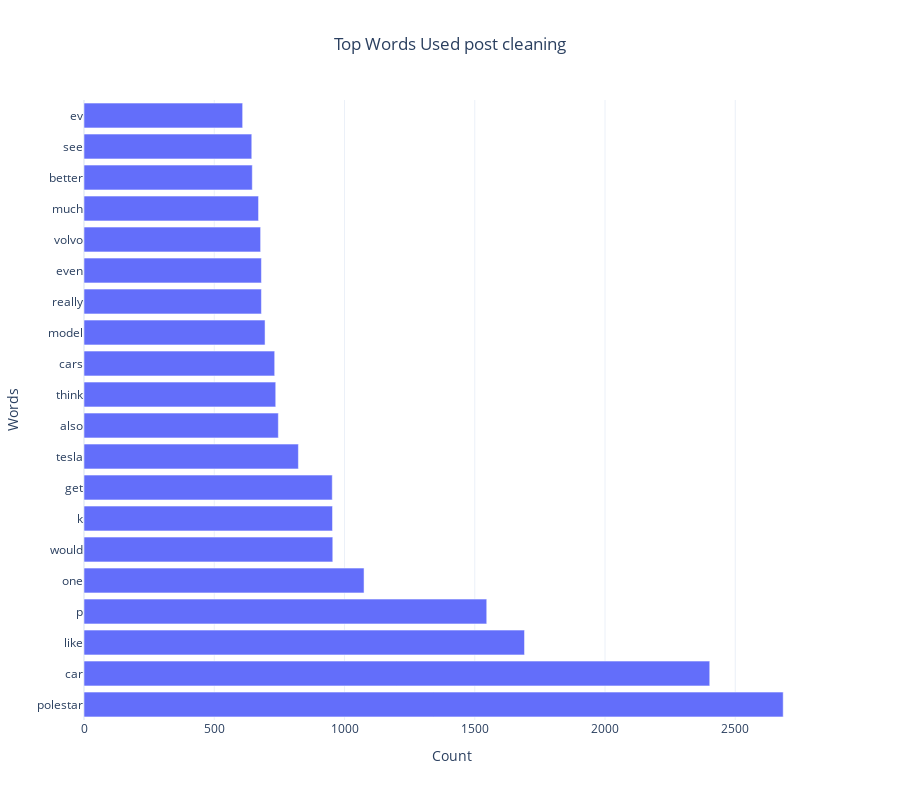

Notebook source saved alongside this figure:
### Code cell
temp = df2[:20]
fig = px.bar(temp, y=temp.index, x=temp.values, orientation='h',
             title="Top Words Used",
             labels={'index': 'Words', 'Count': 'Count'})
fig.update_layout(xaxis_title='Count', yaxis_title='Words',
                  title={'text': "Top Words Used post cleaning", 'x':0.5, 'xanchor': 'center'},
                  template='plotly_white', height=800)
fig.show()

### Figure 1 — Plotly figure (JSON) as saved in the notebook; plotly's stock layout.template omitted (floating-point values rounded to 4 significant figures)
{"data": [{"alignmentgroup": "True", "hovertemplate": "x=%{x}<br>Words=%{y}<extra></extra>", "legendgroup": "", "marker": {"color": "#636efa", "pattern": {"shape": ""}}, "name": "", "offsetgroup": "", "orientation": "h", "showlegend": false, "textposition": "auto", "type": "bar", "x": [2684, 2402, 1691, 1546, 1075, 955, 954, 953, 823, 746, 736, 732, 695, 681, 681, 678, 670, 646, 644, 609], "xaxis": "x", "y": ["polestar", "car", "like", "p", "one", "would", "k", "get", "tesla", "also", "think", "cars", "model", "really", "even", "volvo", "much", "better", "see", "ev"], "yaxis": "y"}], "layout": {"barmode": "relative", "height": 800, "legend": {"tracegroupgap": 0}, "title": {"text": "Top Words Used post cleaning", "x": 0.5, "xanchor": "center"}, "xaxis": {"anchor": "y", "domain": [0, 1], "title": {"text": "Count"}}, "yaxis": {"anchor": "x", "domain": [0, 1], "title": {"text": "Words"}}}}
